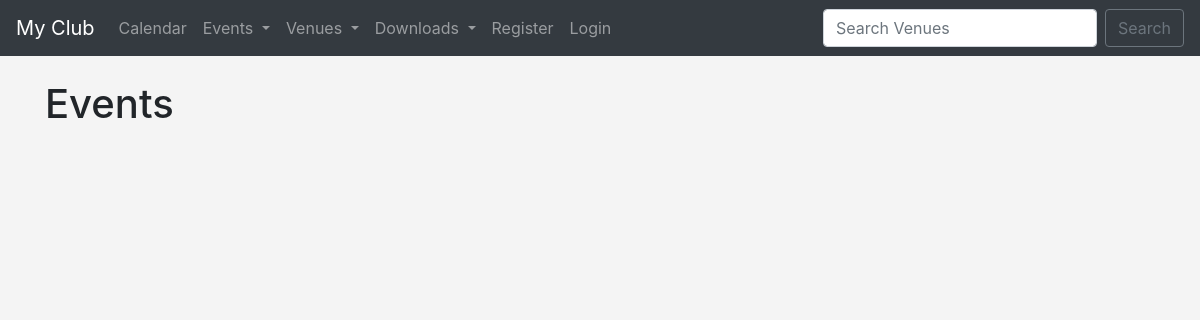
/events, run on an earlier commit of the app's database.
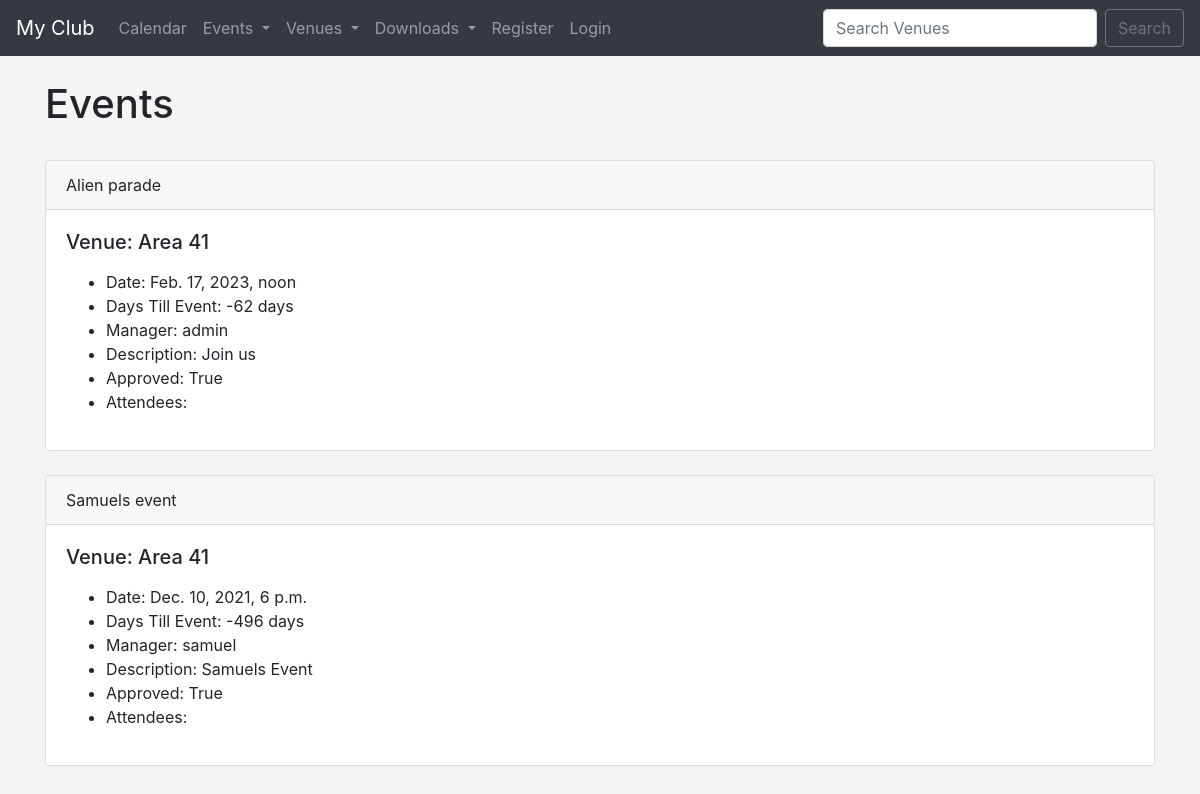
And on a later commit of the database.
### events/models.py (models this page shows)
class Event(models.Model):
    name = models.CharField('Event name', max_length=128)
    event_date = models.DateTimeField('Event date')
    venue = models.ForeignKey(Venue, blank=True, null=True, on_delete=models.CASCADE)
    manager = models.ForeignKey(User, blank=True, null=True, on_delete=models.SET_NULL)
    description = models.TextField(blank=True)
    attendees = models.ManyToManyField(MyClubUser, blank=True)
    approved = models.BooleanField('Approved', default=False)
    def __str__(self):
        return self.name
    @property
    def Days_till(self):
        today = date.today()
        days_till = self.event_date.date() - today
        days_till_stripped = str(days_till).split(",", 1)[0]
        return days_till_stripped

class Venue(models.Model):
    name = models.CharField('Venue name', max_length=128)
    address = models.CharField(max_length=300)
    zip_code = models.CharField('Zip code', max_length=15)
    phone = models.CharField('Contact phone', max_length=15, blank=True)
    web = models.URLField('Website Address', blank=True)
    email_address = models.EmailField('Email Address',blank=True)
    owner = models.IntegerField("Venue Owner", blank=False, default=1)
    venue_image = models.ImageField(null=True, blank=True, upload_to="images/")
    def __str__(self):
        return self.name

### events/views.py (the view)
# urls.py: path('events', views.all_events, name='list-events'),
def all_events(request):
    event_list = Event.objects.all().order_by('-event_date')
    return render(request, 'events/events_list.html', {
        'event_list': event_list
    })

### events/templates/events/events_list.html (shortened to what this page needs)
{% extends 'events/base.html' %}
{% block content %}
    <h1>Events</h1>
    <br>
    {% for event in event_list %}
      {% if event.approved %}
        <div class="card">
            <div class="card-header">
                {{ event }}
            </div>
            <div class="card-body">
              <h5 class="card-title">Venue: {{ event.venue }}</h5>
              <p class="card-text">
                <ul>
                    <li>Date: {{ event.event_date }}</li>
                    <li>Days Till Event: {{ event.Days_till }}</li>
                    <li>Manager: {{ event.manager }}</li>
                    <li>Description: {{ event.description }}</li>
                    <li>Approved: {{ event.approved }}</li>
                    <li>
                        Attendees: <br>
                    </li>
                </ul>
              </p>
            </div>
        </div>
          <br>
      {% endif %}
    {% endfor %}
{% endblock %}

What changed in the data, as far as the page shows it:
now on this page (row edited): Event: name "Alien parade", venue "Area 41", event_date "Feb. 17, 2023, noon", Days_till "-62 days", manager "admin", description "Join us", approved "True"
now on this page (row edited): Event: name "Samuels event", venue "Area 41", event_date "Dec. 10, 2021, 6 p.m.", Days_till "-496 days", manager "samuel", description "Samuels Event", approved "True"
